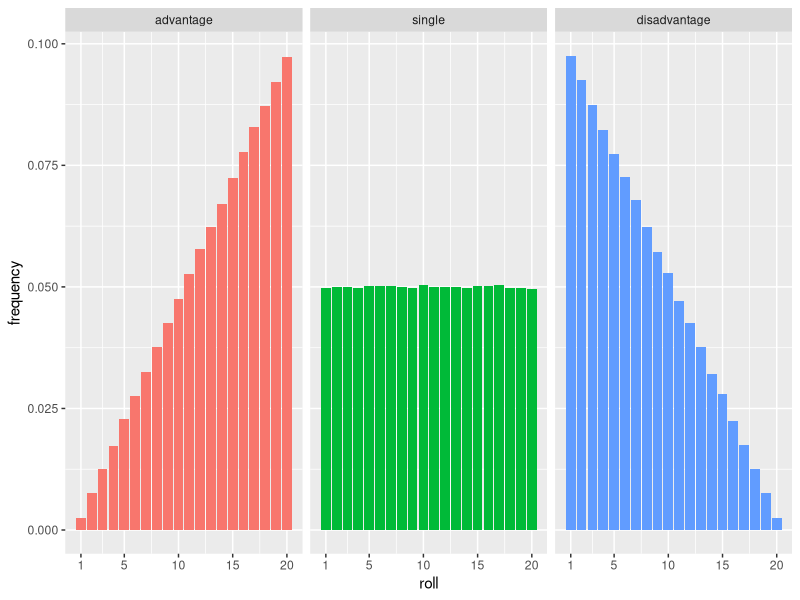
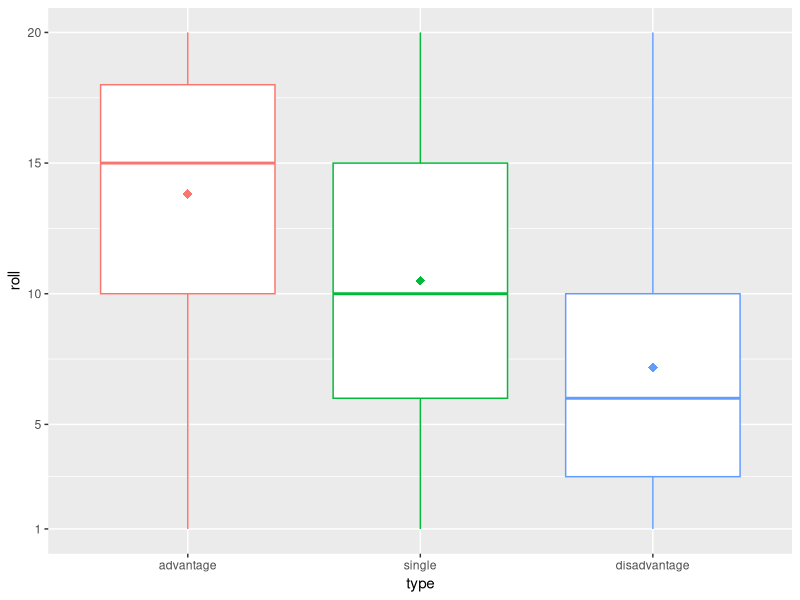
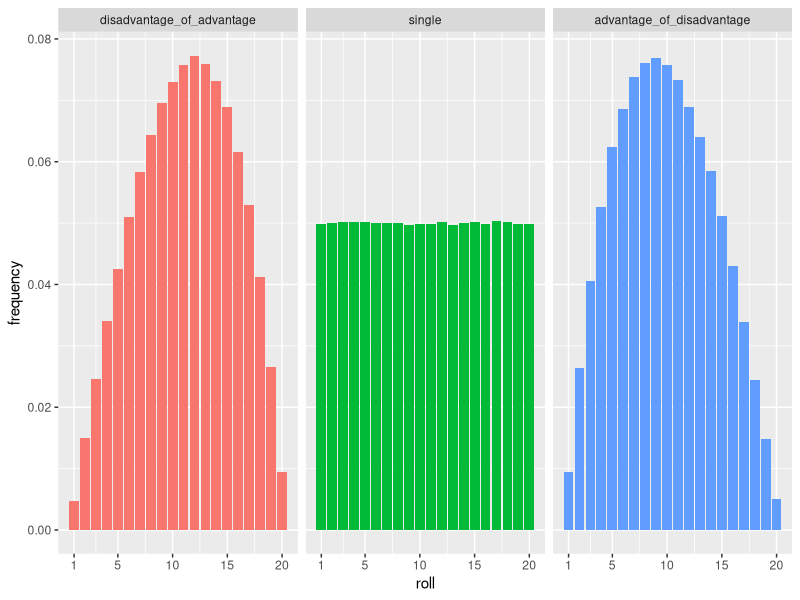
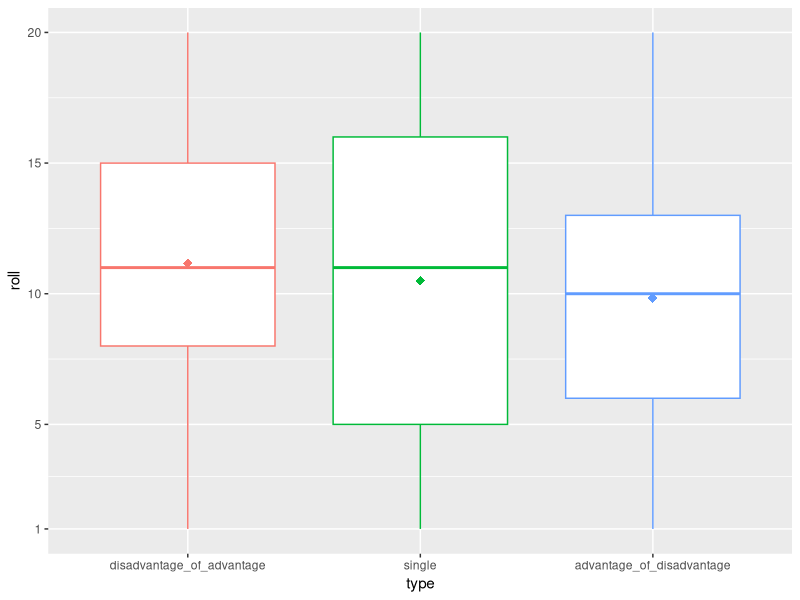
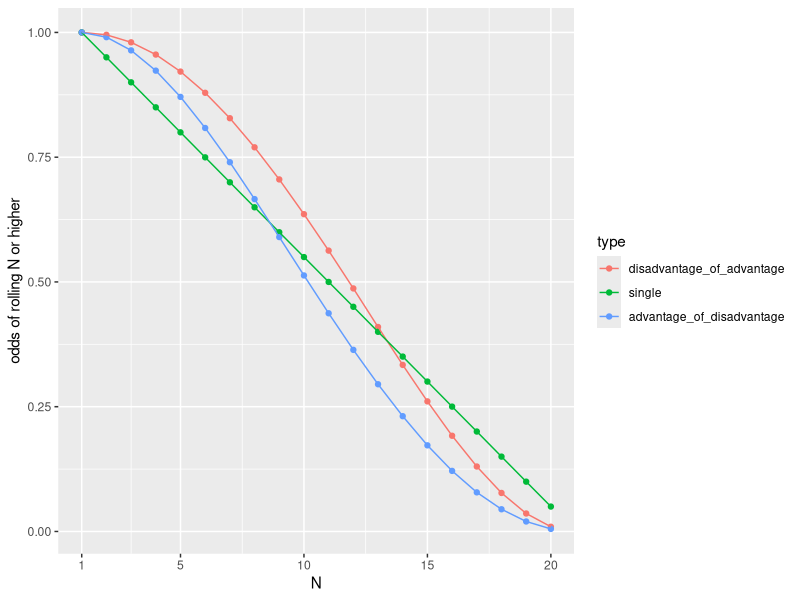

These figures' R source, in order:
## ---- chunk 1
library(reshape2)
library(dplyr)
library(ggplot2)
## ---- chunk 2
N <- 1000000
roll1 <- sample(1:20, N, replace=T)
roll2 <- sample(1:20, N, replace=T)
raw_rolls <- data.frame(advantage=pmax(roll1, roll2), single=roll1, disadvantage=pmin(roll1, roll2))
summary(raw_rolls)
## ---- chunk 3
rolls <- melt(raw_rolls, id.vars=NULL)
names(rolls) <- c("type", "roll")
# re-order the factor so things are ordered left-to-right, best-to-worst
rolls$type <- factor(rolls$type, levels=c("advantage", "single", "disadvantage"))
roll_pmf <- rolls %>% group_by(type, roll) %>% summarize(count=n()) %>% mutate(frequency=count/sum(count))

p <- ggplot(roll_pmf, aes(x=roll, y=frequency, fill=type)) +
  geom_bar(stat="identity", show.legend=F) +
  scale_x_continuous(breaks=c(1, 5, 10, 15, 20))
p + facet_grid(. ~ type)
## ---- chunk 4
ggplot(rolls, aes(type, roll, color=type)) +
  geom_boxplot(show.legend=F) +
  stat_summary(fun.y=mean, geom="point", shape=18, size=3, show.legend=F) +
  scale_y_continuous(breaks=c(1, 5, 10, 15, 20))
## ---- chunk 5
roll1 <- sample(1:20, N, replace=T)
roll2 <- sample(1:20, N, replace=T)
roll3 <- sample(1:20, N, replace=T)
roll4 <- sample(1:20, N, replace=T)
raw_rolls <- data.frame(
  disadvantage_of_advantage=pmin(pmax(roll1, roll2), pmax(roll3, roll4)),
  single=roll1,
  advantage_of_disadvantage=pmax(pmin(roll1, roll2), pmin(roll3, roll4))
)
summary(raw_rolls)
## ---- chunk 6
rolls <- melt(raw_rolls, id.vars=NULL)
names(rolls) <- c("type", "roll")
# re-order the factor so things are ordered left-to-right, best-to-worst
rolls$type <- factor(rolls$type, levels=c("disadvantage_of_advantage", "single", "advantage_of_disadvantage"))

roll_pmf <- rolls %>% group_by(type, roll) %>% summarize(count=n()) %>% mutate(frequency=count/sum(count))

p <- ggplot(roll_pmf, aes(x=roll, y=frequency, fill=type)) +
  geom_bar(stat="identity", show.legend=F) +
  scale_x_continuous(breaks=c(1, 5, 10, 15, 20))
p + facet_grid(. ~ type)
## ---- chunk 7
ggplot(rolls, aes(type, roll, color=type)) +
  geom_boxplot(show.legend=F) +
  stat_summary(fun.y=mean, geom="point", shape=18, size=3, show.legend=F) +
  scale_y_continuous(breaks=c(1, 5, 10, 15, 20))
## ---- chunk 8
roll_pmf <- roll_pmf %>% mutate(rcdf = rev(cumsum(rev(frequency))))
p <- ggplot(roll_pmf, aes(x=roll, y=rcdf, color=type)) +
  geom_point() +
  geom_line() +
  scale_x_continuous(breaks=c(1, 5, 10, 15, 20))
p + xlab("N") + ylab("odds of rolling N or higher")
